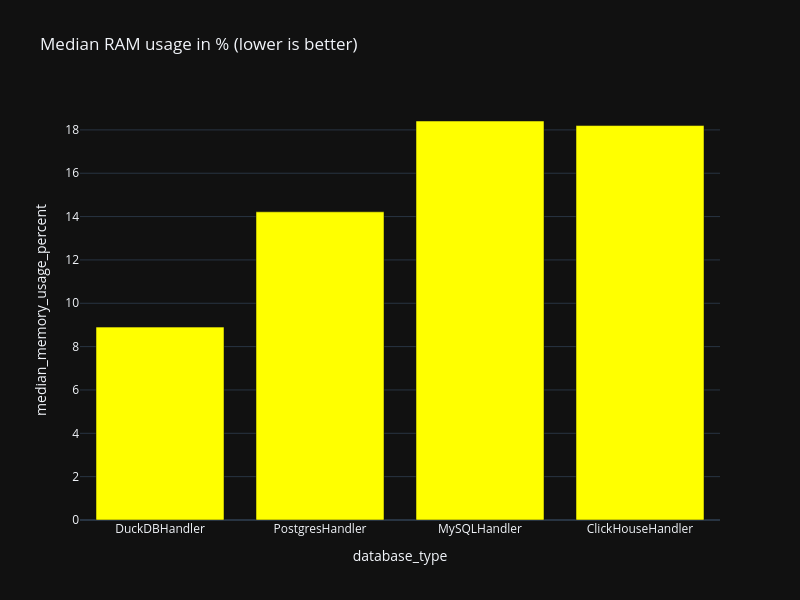

The notebook cell saved with this chart:
### Code cell
# create a ploty viz 
mem_usage_plot = px.bar(
    mem_usage_percent, 
    x='database_type', 
    y='median_memory_usage_percent',
    title='Median RAM usage in % (lower is better)',
    template=template,
    height=600,
    width=800
)

mem_usage_plot.update_traces(
    marker=
        {'color':'yellow'}
    
    )
mem_usage_plot.show()

### Figure 1 — Plotly figure (JSON) as saved in the notebook; plotly's stock layout.template omitted (floating-point values rounded to 4 significant figures)
{"data": [{"hovertemplate": "database_type=%{x}<br>median_memory_usage_percent=%{y}<extra></extra>", "legendgroup": "", "marker": {"color": "yellow", "pattern": {"shape": ""}}, "name": "", "orientation": "v", "showlegend": false, "textposition": "auto", "type": "bar", "x": ["DuckDBHandler", "PostgresHandler", "MySQLHandler", "ClickHouseHandler"], "xaxis": "x", "y": [8.9, 14.22, 18.41, 18.2], "yaxis": "y"}], "layout": {"barmode": "relative", "height": 600, "legend": {"tracegroupgap": 0}, "title": {"text": "Median RAM usage in % (lower is better)"}, "width": 800, "xaxis": {"anchor": "y", "domain": [0, 1], "title": {"text": "database_type"}}, "yaxis": {"anchor": "x", "domain": [0, 1], "title": {"text": "median_memory_usage_percent"}}}}
